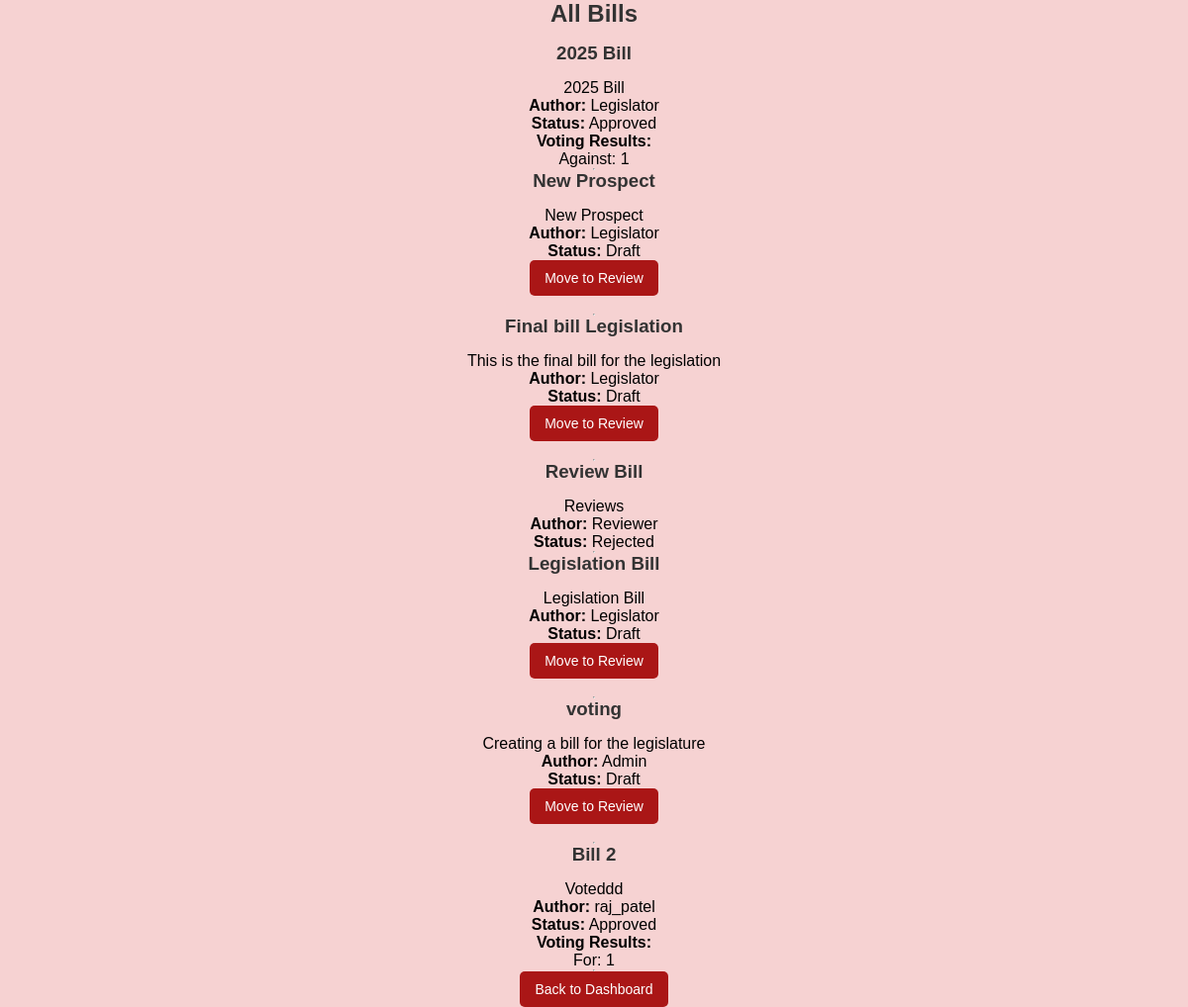
Page /view_bills.php (signed in) on the committed database.
### tables this page shows
CREATE TABLE `bills` (
  `bill_id` int(11) NOT NULL,
  `bill_title` varchar(255) NOT NULL,
  `bill_description` text NOT NULL,
  `author` varchar(50) NOT NULL,
  `status` enum('Draft','Review','Approved','Rejected') DEFAULT 'Draft',
  `created_at` timestamp NOT NULL DEFAULT current_timestamp()
);

### view_bills.php (the view, shortened to what this page needs)
<?php
include "db_connect.php";
$role = $_SESSION['role'] ?? '';
$sql = "SELECT * FROM bills ORDER BY created_at DESC";
$result = $conn->query($sql);
echo "<h2>All Bills</h2>";
while ($row = $result->fetch_assoc()) {
    echo "<h3>" . $row['bill_title'] . "</h3>";
    echo "<p>" . $row['bill_description'] . "</p>";
    echo "<p><strong>Author:</strong> " . $row['author'] . "</p>";
    echo "<p><strong>Status:</strong> " . $row['status'] . "</p>";
    if ($role == 'Admin') {
        if ($row['status'] == 'Draft') {
            echo "<a href='approve_bill.php?id=" . $row['bill_id'] . "&action=approve'>Move to Review</a><br>";
        } elseif ($row['status'] == 'Review') {
            echo "<a href='approve_bill.php?id=" . $row['bill_id'] . "&action=approve'>Approve</a> | ";
            echo "<a href='approve_bill.php?id=" . $row['bill_id'] . "&action=reject'>Reject</a><br>";
        }
    }
    if ($row['status'] == 'Approved') {
        $bill_id = $row['bill_id'];
        $vote_count_sql = "SELECT vote_choice, COUNT(*) as count FROM votes WHERE bill_id='$bill_id' GROUP BY vote_choice";
        $vote_result = $conn->query($vote_count_sql);
        echo "<p><strong>Voting Results:</strong></p>";
        while ($vote = $vote_result->fetch_assoc()) {
            echo "<p>" . $vote['vote_choice'] . ": " . $vote['count'] . "</p>";
        }
    }
    echo "<hr>";
}
?>
<link rel="stylesheet" href="css/styles.css">
<a href="dashboard.php">Back to Dashboard</a>

### css/styles.css (style rules this page uses)
* { margin: 0; padding: 0; box-sizing: border-box; font-family: Arial, sans-serif; }
h2, h3 { margin-bottom: 15px; color: #333; }
a, button { display: inline-block; text-decoration: none; color: white; background: #aa1616; padding: 10px 15px; border-radius: 5px; font-size: 14px; border: none; cursor: pointer; transition: background 0.3s ease; }

### rows in the picture
bills: bill_title "2025 Bill", bill_description "2025 Bill", author "Legislator", status "Approved", vote_choice "Against", count "1"
bills: bill_title "New Prospect", bill_description "New Prospect", author "Legislator", status "Draft"
bills: bill_title "Final bill Legislation", bill_description "This is the final bill for the legislation", author "Legislator", status "Draft"
bills: bill_title "Review Bill", bill_description "Reviews", author "Reviewer", status "Rejected"
bills: bill_title "Legislation Bill", bill_description "Legislation Bill", author "Legislator", status "Draft"
bills: bill_title "voting", bill_description "Creating a bill for the legislature", author "Admin", status "Draft"
bills: bill_title "Bill 2", bill_description "Voteddd", author "raj_patel", status "Approved", vote_choice "For", count "1"
